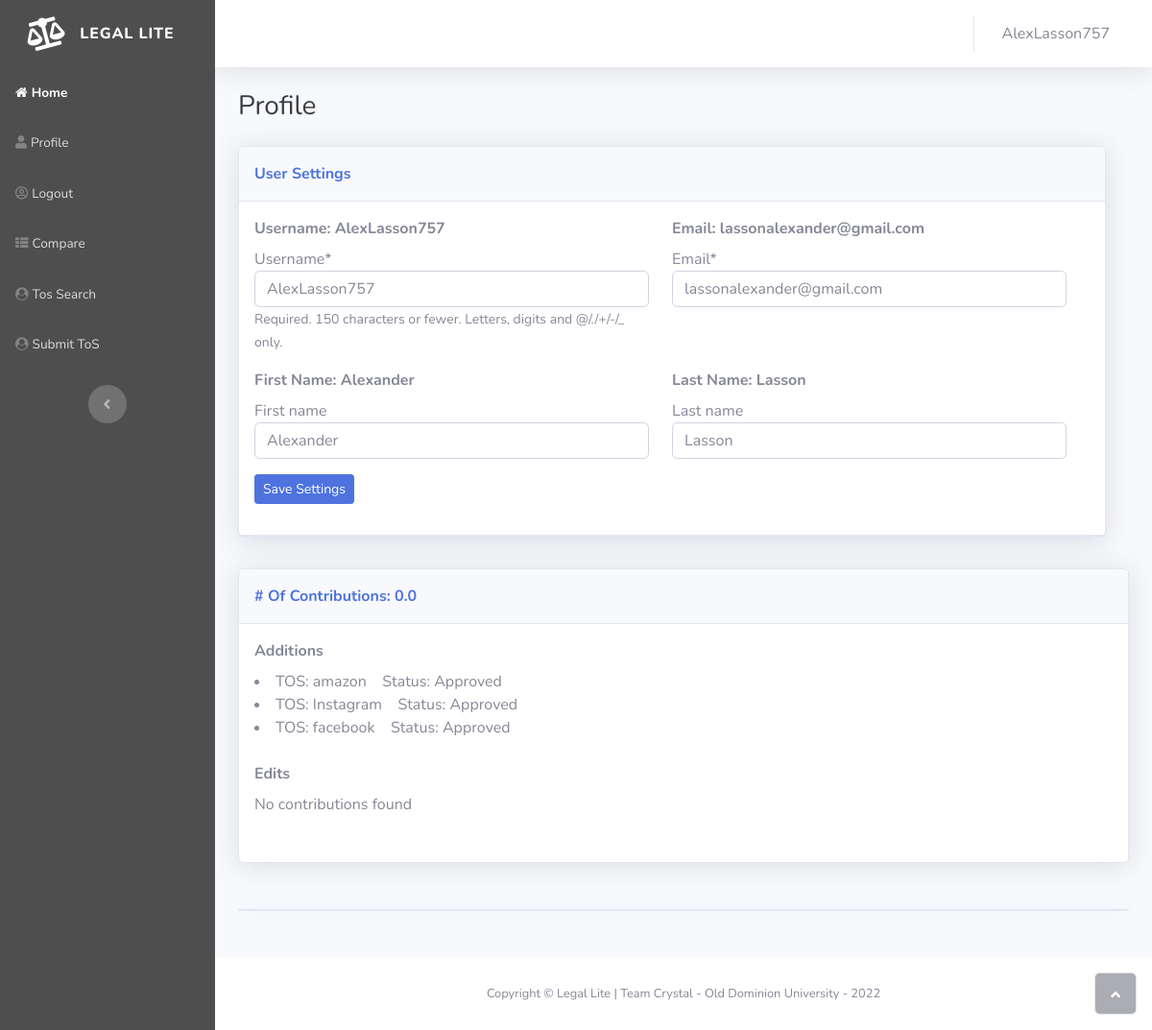
Screenshot of /profile (signed in) with the database file from the repository.
### HomeScreen/models.py (models this page shows, shortened)
class Profile(models.Model):
    user = models.OneToOneField(User, on_delete=models.CASCADE)
    contributions = models.FloatField(default=0)

class TOS(models.Model):
    CATEGORY = (
        ('Social Media', 'Social Media'),
        ('Streaming', 'Streaming'),
        ('News', 'News'),
        ('Shopping', 'Shopping'),
        ('Finance', 'Finance'),
        ('Misc', 'Misc'),
    )
    STATUS = (
        ('Approved', 'Approved'),
        ('Pending', 'Pending'),
        ('Rejected', 'Rejected'),
    )
    name = models.CharField('Name of Service', max_length=50,
                            unique=True, blank=False)
    elements = models.ManyToManyField(Element, through='ElementText')
    date = models.DateTimeField('Date of Last Update', null=True, blank=False)
    weightRating = models.FloatField(null=True)
    communityRating = models.FloatField(null=True)
    category = models.CharField(max_length=20, null=True, choices=CATEGORY)
    fullText = models.TextField('Text', null=True, blank=False)
    status = models.CharField(max_length=20, default='Pending', choices=STATUS)
    author = models.ForeignKey(User, null = True, on_delete=models.RESTRICT)
    outOfDate = models.BooleanField(default=False)
    communityCount = models.IntegerField(default=0)

### HomeScreen/views.py (the view)
# urls.py: path('profile', views.profile, name = 'profile'),
@login_required
def profile(request):
    if request.method == 'POST':
        u_form = UserUpdateForm(request.POST, instance=request.user)
        if u_form.is_valid():
            u_form.save()
            messages.success(request, f'Your information has been updated!')
            return redirect('profile')
    else:
        u_form = UserUpdateForm(instance = request.user)
    TOSs_contributed = TOS.objects.filter(author = request.user)
    Edits_contributed = Edit.objects.filter(author = request.user)
    context = {
        'u_form': u_form, 'TOSs_contributed' : TOSs_contributed, 'Edits_contributed' : Edits_contributed,
    }
    return render(request, 'HomeScreen/profile.html', context)

### HomeScreen/forms.py
class UserUpdateForm(forms.ModelForm):
    email = forms.EmailField()
    class Meta:
        model = User
        fields = ['first_name', 'last_name', 'username', 'email']
        widgets = {
            'username': forms.TextInput(attrs={'class': 'form-control'}),
            'email': forms.EmailInput(attrs={'class': 'form-control'}),
            'first_name': forms.TextInput(attrs={'class': 'form-control'}),
            'last_name': forms.TextInput(attrs={'class': 'form-control'})
        }

### HomeScreen/templates/HomeScreen/profile.html (shortened to what this page needs)
{% extends 'HomeScreen/main.html'%}
{% load static %}
{% load crispy_forms_tags %}
{% load crispy_forms_field %}
{% block content %}
<body id="page-top">
    <div id="wrapper">
{% include 'HomeScreen/navbar.html' %}
{% include 'HomeScreen/searchbar.html' %}
                <div class="container-fluid">
                    <h3 class="text-dark mb-4">Profile</h3>
                    <div class="row mb-3">
                            <div class="row">
                                <div class="col">
                                    <div class="card shadow mb-3">
                                        <div class="card-header py-3">
                                            <p class="text-primary m-0 fw-bold">User Settings</p>
                                        </div>
                                        <div class="card-body">
                                            <form action = "/profile" method = "POST">                                                <div class="row">
                                                <div class="row">
                                                    <div class="col">
                                                        <div class="mb-3"><label class="form-label" for="username"><strong>Username: {{user.username}}</strong></label>{{u_form.username|as_crispy_field}}</div>
                                                    </div>
                                                    <div class="col">
                                                        <div class="mb-3"><label class="form-label" for="email"><strong>Email: {{user.email}}</strong></label>{{u_form.email|as_crispy_field}}</div>
                                                    </div>
                                                </div>
                                                <div class="row">
                                                    <div class="col">
                                                        <div class="mb-3"><label class="form-label" for="first_name"><strong>First Name: {{user.first_name}}</strong></label>{{u_form.first_name|as_crispy_field}}</div>
                                                    </div>
                                                    <div class="col">
                                                        <div class="mb-3"><label class="form-label" for="last_name"><strong>Last Name: {{user.last_name}}</strong></label>{{u_form.last_name|as_crispy_field}}</div>
                                                    </div>
                                                </div>
                                                <div class="mb-3"><button class="btn btn-primary btn-sm" type="submit">Save Settings</button></div>
                                            </form>
                                        </div>
                                    </div>
                                    <div class="card shadow"></div>
                                </div>
                            </div>
                        </div>
                    </div>
                    <div class="card shadow mb-5">
                        <div class="card-header py-3">
                            <p class="text-primary m-0 fw-bold"># Of Contributions: {{user.profile.contributions}}</p>                        </div>
                        <div class="card-body">
                            <div class="row">
                                <div class="col">
                                    <div class="mb-3"><label class="form-label" for="Additions"><strong>Additions</strong><br></label>
                                        {%for t in TOSs_contributed%}
                                            <li>TOS: {{t.name}} &nbsp;&nbsp; Status: {{t.status}}
                                        {% endfor %}
                                        <br>
                                        <br>
                                        <div class="row">
                                            <div class="col"><label class="form-label" for="Edits"><strong>Edits</strong><br></label>
                                                {%if not Edits_contributed%}
                                                        <p>No contributions found</p>
                                                {%endif%}
                                            </div>
                                        </div>
                                    </div>
                                </div>
                            </div>
                        </div>
                    </div>
                    <div class="card shadow mb-5">
                    </div>
                </div>
            </div>
            <footer class="bg-white sticky-footer">
                <div class="container my-auto">
                    <div class="text-center my-auto copyright"><span>Copyright © Legal Lite | Team Crystal - Old Dominion University - 2022</span></div>
                </div>
            </footer>
        </div><a class="border rounded d-inline scroll-to-top" href="#page-top"><i class="fas fa-angle-up"></i></a>
</body>
</html>
{% endblock %}

### HomeScreen/templates/HomeScreen/searchbar.html (shortened to what this page needs)
{% load static %}
<div class="d-flex flex-column" id="content-wrapper">
    <div id="content">
        <nav class="navbar navbar-light navbar-expand bg-white shadow mb-4 topbar static-top">
            <div class="container-fluid"><button class="btn btn-link d-md-none rounded-circle me-3" id="sidebarToggleTop" type="button"></button>
                <ul class="navbar-nav flex-nowrap ms-auto">
                    <li class="nav-item dropdown no-arrow">
                        <div>
                            <a class="nav-link" href="/profile"><span class="d-none d-lg-inline me-2 text-gray-600 large"> {{request.user}} </span></a>
                        </div>
                    </li>
                </ul>
            </div>
        </nav>

### rows the page displays
TOS: name "amazon", status "Approved"
TOS: name "Instagram", status "Approved"
TOS: name "facebook", status "Approved"

### other values shown
{{ request.user }} "AlexLasson757"
{{ user.username }} "AlexLasson757"
{{ user.email }} "lassonalexander@gmail.com"
{{ user.first_name }} "Alexander"
{{ user.last_name }} "Lasson"
{{ user.profile.contributions }} "0.0"
